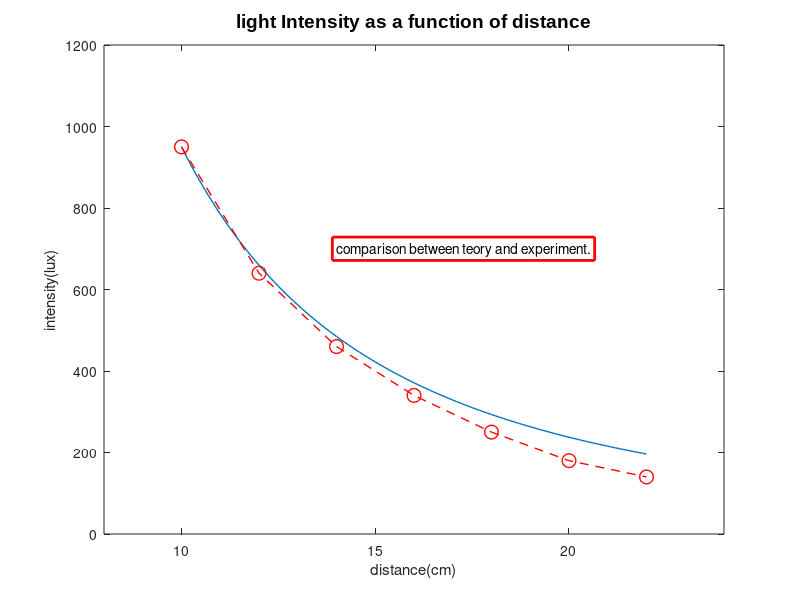

The MATLAB source for this figure: (Note: this script raises an error after producing the figure.)

%two dimensional plots
%line specifiers:specifiers that define the type and color of the line and
%markers, propertyvalue can be used to specify the line width, and a
%marker;size and edge and fill colors
%solid:- dash:-- dotted:: dash-dot:-.
%red:r green,blue cyan magenta yellow and black and white first letter
%marker:different signts 
%plot(x,y,'line specifiers','propertyname',propertyvalue)
x=[1:20];
y=[20:39];
% green dotted line connects the points that marked with diamond markers
%plot(x,y,'g:d');
plot(x,y,'o');
plot(x,y,'-mo','LineWidth',2,'MarkerSize',12,'MarkerEdgeColor','g','MarkerFaceColor','y');
yr=[1988:1994];
sle=[8 12 20 22 18 24 27];
plot(yr,sle,'--r','linewidth',2,'markersize',12);
%plot a function can be achived by susing plot or fplot
x=[-2:0.01:4];
y=3.5.^(-0.5*x).*cos(6*x);
plot(x,y);

%fplot command 
%fplot('function',limits,'line specifiers')
%limits: specify the domain of x[xmin,xmax] or y limit
%[xmin,xmax,ymin,ymax]
%line specifier is the same as plot command
fplot('x^2+4*sin(2*x)-1',[-3 3]);

%plotting a function and its derivatives,multiple plots in same plot
x=[-2:0.01:4];
y=3*x.^3-26*x+6;
yd=9*x.^2-26;
ydd=18*x;
plot(x,y,'-b',x,yd,'--r',x,ydd,':k');

%second methond:using hold on and hold off 
x=[-2:0.01:4];
y=3*x.^3-26*x+6;
yd=9*x.^2-26;
ydd=18*x;
plot(x,y,'-b');
hold on;
plot(x,yd,'--r');
hold on;
plot(x,ydd,':k');
hold off;

%using the line command;
%line(x,y,'propertybame',propertyvalue)
%format the line command almost same with the plot command
% the major difference between line and plot is plot start a new plot every
% time it is executed, while the line command adds lines to a plot that
% already exist
line(x,y,'linestyle','--','color','r','marker','o');
x=[-2:0.01:4];
y=3*x.^3-26*x+6;
yd=9*x.^2-26;
ydd=18*x;
plot(x,y,'linestyle','-','color','b');
line(x,yd,'linestyle','--','color','r');
line(x,ydd,'linestyle',':','color','k');

%formatting a plot usin commands
%xlabel('text as string') ylabel('text as string') title('text as tring')
%text(x,y,'test as string') place the text positioned at the point with the
%coordinates x,y. gtext('text as string')
%legend('string','string',.....pos) post is an optioanl number specifies
%where in the figure the legend is to be placed.
% a single character can be displayed as subscript or a superscript by
% typing _ or ^ in front of the character
%greek can be typing \name of the letter eg: \phi

x=[10:0.1:22];
y=95000./x.^2;
xd=[10:2:22];
yd=[950 640 460 340 250 180 140];
plot(x,y,'-','linewidth',1.0);
xlabel('distance(cm)');
ylabel('intensity(lux)');
title('\fontname{Arial}light Intensity as a function of distance','fontsize',14);
axis([8 24 0 1200]);
text(14,700,'comparison between teory and experiment.','Edgecolor','r','linewidth',2);
hold on;
plot(xd,yd,'ro--','linewidth',1.0,'markersize',10);
legend('Theory','Experiment',0);
hold off;

%ploting with logorithmic axes
%semilogy(x,y) plots y versus x with a log(10) scale for the y axis and
%linear scale for the x axis
% semilogx(x,y) plots y versus x with a log910) scale for the x axis and
% linear scale for the y axis
% loglog(x,y) 
x=linspace(0.1,60,1000);
y=2.^(-0.2*x+10);
plot(x,y);
semilogy(x,y);
semilogx(x,y);
loglog(x,y);

%plot error bar
%errorbar(x,y,e) e is the value of the error at each point
xd=[10:2:22];
yd=[950 640 460 340 250 180 140];
yderr=[30 20 18 35 20 30 10];
errorbar(xd,yd,yderr);
ylabel('Distance(cm)');
xlabel('Intensity(lux)');
%errorbar(x,y,d,u) d:upper-bound value of the error u:lower-bound value of
%the error
%bar(x,y) horizontal bar:barh staris plot stairs(x,y) stem plot: stem(x,y)
%pie plot: pie(x,y) histogram: hist(y)
fplot('x*cos(x)',[0,10]);
%use figure command to display multiple figures
figure;
fplot('exp(-0.2*x)*cos(x)',[0,10]);

%exercise 1
x=[-3:0.01:5];
y=((x+5).^2)./(4+3*x.^2);
plot(x,y);

%2
x=[-5:0.01:10];
y=(5*sin(x)./(x+exp(-0.75.*x)))-3*x./5;
plot(x,y);

%4
x=[-2:0.01:2];
y=sqrt(abs(cos(3*x)))+sin(4*x).^2;
%plot(x,y);
fplot('sqrt(abs(cos(3*x)))+sin(4*x).^2',[-2 2]);
%6
t=[-2*pi:0.01:2*pi];
x=1.5*sin(5*t);
y=1.5*cos(3*t);
plot(t,x,'-b');
hold on ;
plot(t,y,'--r');
axis([-2 2 -2 2]);
hold off;

%8
x=-2:.1:4;
f=x.^3 - 2*x.^2-10*sin(x).^2-exp(0.9*x);
fp=3*x.^2-4*x-20*sin(x).*cos(x)-0.9*exp(0.9*x);
plot(x,f,x,fp,'--')
title('f(x)=x^3-2x^2-10sin^2x-e^{0.9x}')
legend('f(x)','f ''(x)')
xlabel('x-->');
ylabel('y-->');
x=-2:.1:4;
f=x.^3 - 2*x.^2-10*sin(x).^2-exp(0.9*x);
fp=3*x.^2-4*x-20*sin(x).*cos(x)-0.9*exp(0.9*x);
plot(x,f,x,fp,'--')
title('f(x)=x^3-2x^2-10sin^2x-e^{0.9x}')
legend('f(x)','f ''(x)')
xlabel('x-->')
ylabel('y-->')

%8
t=[-30:0.01:-1.6];
t1=[-0.6:0.01:40];
x=3*t./(1+t.^3);
x1=3*t1./(1+t1.^3);
y=3*t.^2./(1+t.^3);
y1=3*t1.^2./(1+t1.^3);
plot(x,y,x1,y1);

%10
r=1.5;
t=0:0.01:4*pi;
x=r*(t-sin(t));
y=r*(1-cos(t));
plot(x,y);

%12
x=-300:0.01:300;
y=693.8-68.8*cosh(x/99.7);
plot(x,y);

%16
t=0:0.01:20;
r=20+30*(1-exp(-0.1*t));
theta=pi*(1-exp(-0.2*t));
polar(theta,r);
title('Squirrel Trajectory (m)');

%18
t=0:0.01:8;
x=0.41*t.^4-10.8*t.^3+64*t.^2-8.2*t+4.4;
v=0.41*4*t.^3-10.8*3*t.^2+64*2*t-8.2;
a=0.41*4*3*t.^2-10.8*3*2*t-64*2;
subplot(3,1,1);
plot(t,x);
subplot(3,1,2);
plot(t,v);
subplot(3,1,3);
plot(t,a);
xlabel('Time (s)');












































